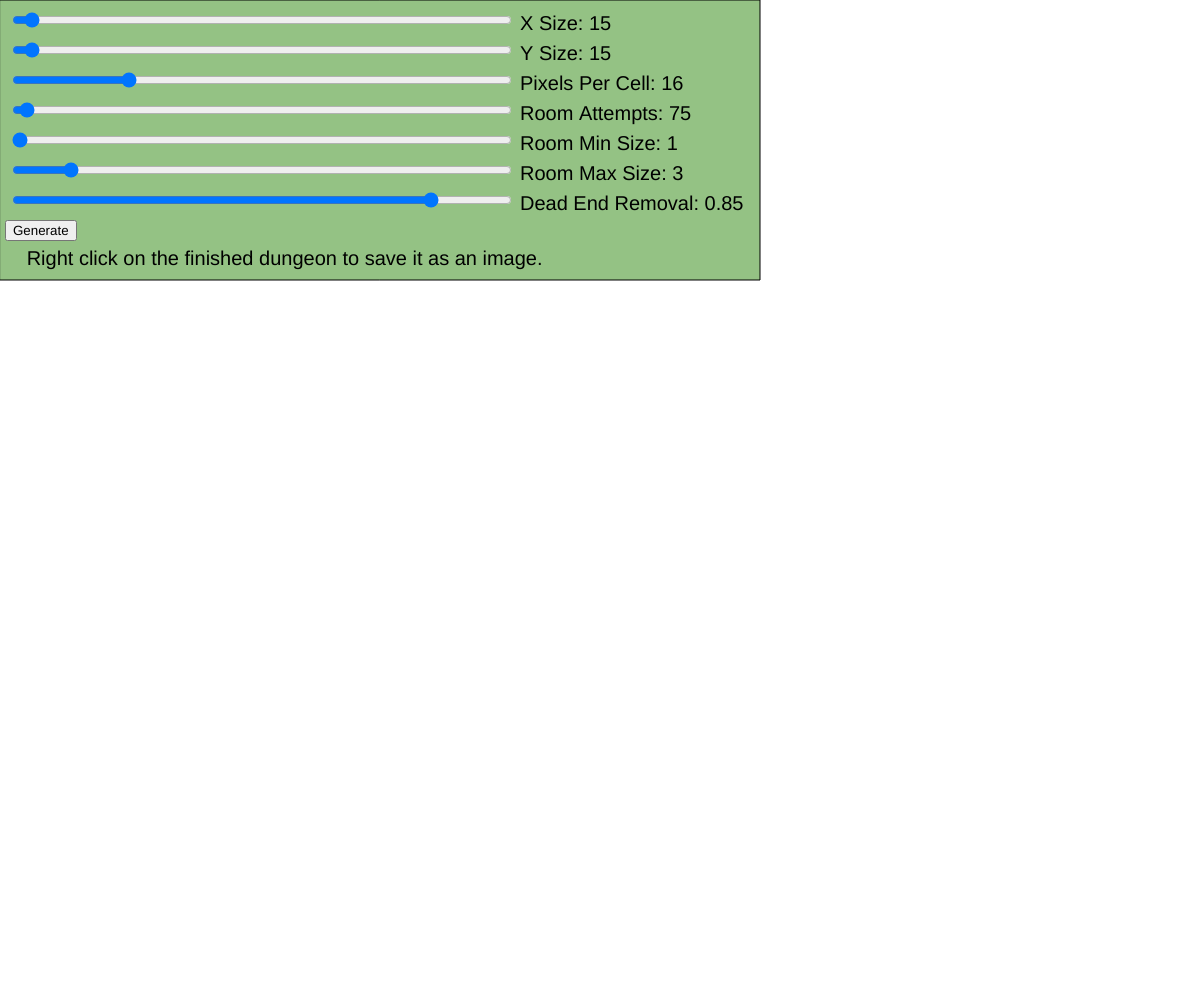
Frame 1 (no input)
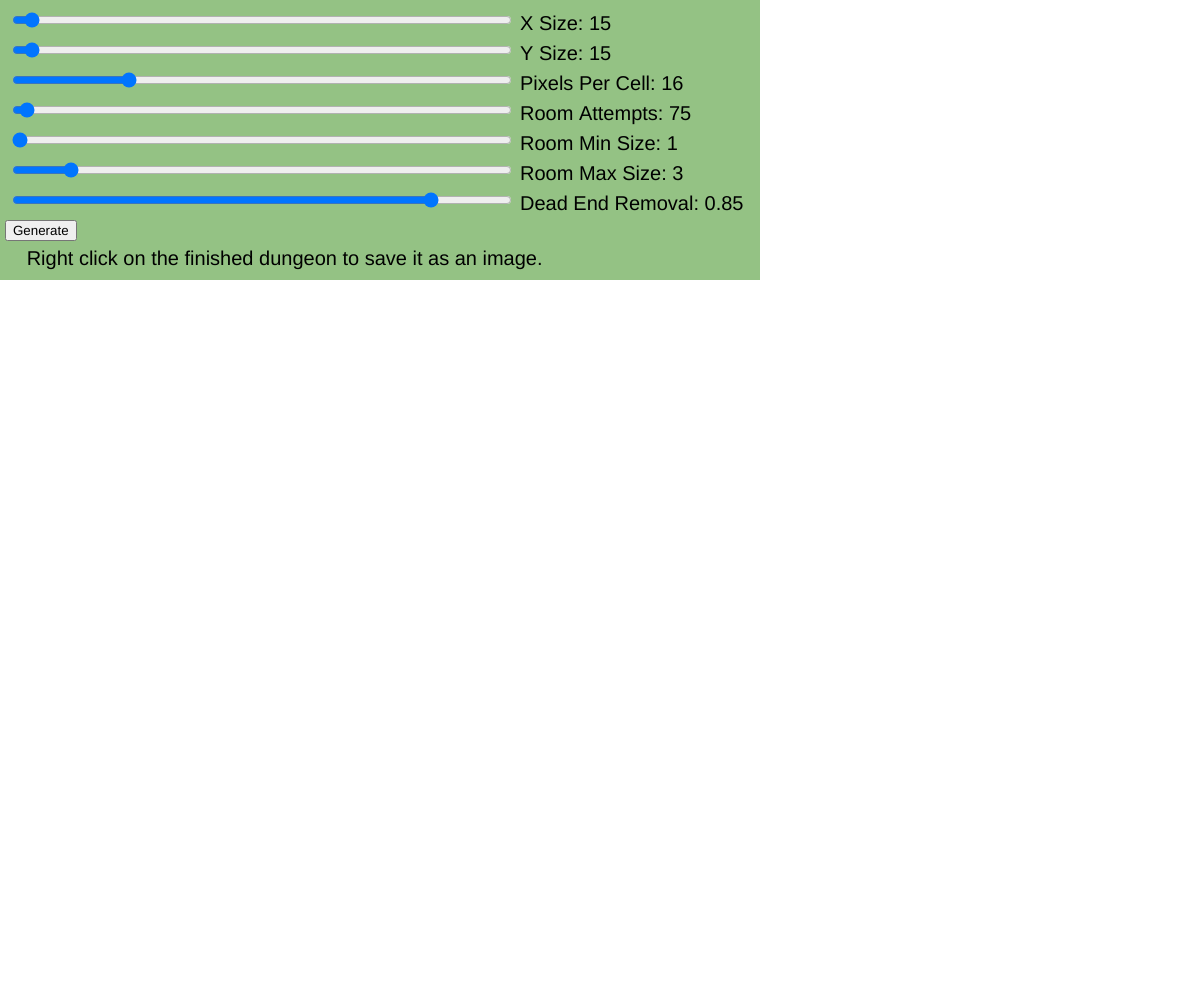
Frame 60 (no input)
Frame 120 (the mouse pressed at the canvas centre since frame 60): identical to frame 60, image omitted

The p5.js sketch that drew these frames (run headless with seeded random() and noise() and a simulated clock; from frame 60 on, the mouse is pressed at the canvas centre):

// p5.js sketch
// ── sketch.js
// Birbs/Boids
// Timothy Letkeman
// Wednesday 5th September, 2019
//
// Extra for Experts:
// - more complicated than expected of cs30 because it deals with classes and whatnot
// - Gui for editing rules
// - decently complicated to implement all of the rules

const Passage = {
	Unused: 0,
	Open: 1,
	Blocked: 2
};

const Directions = {
	North: 0,
	East: 1,
	South: 2,
	West: 3
};

class MazeCell 
{
	constructor(x, y) 
	{
		this.x = x;
		this.y = y;

		this.region = -1;
		this.walled = true;

		this.r = closedBrightness;
		this.g = closedBrightness;
		this.b = closedBrightness;
	}

	render()
	{
		if (this.r === 0 && this.g === 0 && this.b === 0)
		{
			return;
		}
		if (cellOutline)
		{
			stroke(this.r - 130, this.g - 130, this.b - 130);
		}
		fill(this.r, this.g, this.b);
		rect(this.x * pixelsPerCell, this.y * pixelsPerCell, pixelsPerCell, pixelsPerCell)
	}

	setOpen()
	{
		this.r = openBrightness;
		this.g = openBrightness;
		this.b = openBrightness;

		this.walled = false;
	}

	setClosed()
	{
		this.r = closedBrightness;
		this.g = closedBrightness;
		this.b = closedBrightness;

		this.walled = true;
	}

	changeColour(newR, newG, newB)
	{
		this.r = newR;
		this.g = newG;
		this.b = newB;
	}
}

class VertexMazeCell extends MazeCell
{
	constructor(x, y) 
	{
		super(x, y);
		this.allCells = null;
		this.isStart = false;

		this.neighbors = null;
		this.initializedEdgeCount = 0;
		this.passages = new Array(4);
	}

	setup(neighbors, allCells)
	{
		this.neighbors = neighbors;
		this.allCells = allCells;
		for (let i = 0; i < 4; i++)
		{
			this.passages[i] = Passage.Unused;
		}
	}

	setStart()
	{
		this.isStart = true;
		this.changeColour(0,255,0);
	}

	awake(region)
	{
		this.region = region;
		this.walled = false;
		this.setOpen();
	}

	setPassage(direction, type)
	{
		this.setSoloPassage(direction, type);
		if (type == Passage.Open)
		{
			this.allCells[this.x + VertexMazeCell.getDirectionX(direction)][this.y + VertexMazeCell.getDirectionY(direction)].setOpen();
			this.allCells[this.x + VertexMazeCell.getDirectionX(direction)][this.y + VertexMazeCell.getDirectionY(direction)].region = this.region;
		}
		if (this.neighbors[direction] !== null)
		{
			this.neighbors[direction].setSoloPassage((direction + 2) % 4, type);
		}
	}

	get getAvailableDirection()
	{
		let skips = floor(random(0, 4 - this.initializedEdgeCount));
		for (let i = 0; i < 4; i++)
		{
			if (this.passages[i] == Passage.Unused)
			{
				if (skips == 0)
				{
					return i;
				}
				skips -= 1;
			}
		}
		return NaN;
	}

	setSoloPassage(direction, type)
	{
		this.initializedEdgeCount++;
		this.passages[direction] = type;
	}

	static getDirectionX(direction)
	{			// East			 	// West
		return direction == 1 ? 1 : direction == 3 ? -1 : 0
	}

	static getDirectionY(direction)
	{			// North			 // South
		return direction == 0 ? 1 : direction == 2 ? -1 : 0
	}
}

const openBrightness = 255;

const closedBrightness = 0;

//preset values
let roomAttempts = 80;
let roomMaxSize = 3;
let roomMinSize = 1;

let deadEndRemoval = 0.85;
let pixelsPerCell = 16;
let cellOutline = true;

let cells;

let cols;
let vertexCols = 15;
let rows;
let vertexRows = 15;

let activeCells;
let curRegion;
let startCell;
let rooms;

let hasGenerated = false;

let xSizeSlider;
let ySizeSlider;
let pixelsPerCellSlider;
let roomAttemptsSlider;
let roomMinSizeSlider;
let roomMaxSizeSlider;
let deadEndRemovalSlider;

let generateButton;

function get2dArray(cols, rows)
{
	//returns an empty two dimensional array with the given rows and columns
	let returnable = new Array(cols);
    for (let i = 0; i < cols; i++)
  	{
    	returnable[i] = new Array(rows);
  	}
 	return returnable;
}

function setup() 
{
	//caps frames at 60
	frameRate(100);
	//Basic setup of starting flight area 
	createCanvas(windowWidth, windowHeight);

	//gui elements to edit rules
	xSizeSlider = createSlider(5, 400, vertexCols, 5);
	xSizeSlider.position(10, 10);
	xSizeSlider.style('width', '500px');

	ySizeSlider = createSlider(5, 400, vertexRows, 5);
	ySizeSlider.position(10, 40);
	ySizeSlider.style('width', '500px');

	pixelsPerCellSlider = createSlider(2, 64, pixelsPerCell, 1);
	pixelsPerCellSlider.position(10, 70);
	pixelsPerCellSlider.style('width', '500px');

	roomAttemptsSlider = createSlider(0, 5000, roomAttempts, 25);
	roomAttemptsSlider.position(10, 100);
	roomAttemptsSlider.style('width', '500px');

	roomMinSizeSlider = createSlider(1, 20, roomMinSize, 1);
	roomMinSizeSlider.position(10, 130);
	roomMinSizeSlider.style('width', '500px');

	roomMaxSizeSlider = createSlider(1, 20, roomMaxSize, 1);
	roomMaxSizeSlider.position(10, 160);
	roomMaxSizeSlider.style('width', '500px');

	deadEndRemovalSlider = createSlider(0, 1, deadEndRemoval, 0.01);
	deadEndRemovalSlider.position(10, 190);
	deadEndRemovalSlider.style('width', '500px');

	generateButton = createButton('Generate');
	generateButton.position(5, 220);
	generateButton.mousePressed(reset);
}

function reset()
{
	vertexCols = xSizeSlider.value();
	vertexRows = ySizeSlider.value();
	pixelsPerCell = pixelsPerCellSlider.value();
	roomAttempts = roomAttemptsSlider.value();
	if (roomAttempts == 0)
	{
		roomAttempts = 1;
	}
	roomMinSize = roomMinSizeSlider.value();
	roomMaxSize = roomMaxSizeSlider.value();
	deadEndRemoval = deadEndRemovalSlider.value();

	xSizeSlider.remove();
	ySizeSlider.remove();
	pixelsPerCellSlider.remove();
	roomAttemptsSlider.remove();
	roomMinSizeSlider.remove();
	roomMaxSizeSlider.remove();
	deadEndRemovalSlider.remove();
	generateButton.remove();

	cols = vertexCols * 2 + 1;
	rows = vertexRows * 2 + 1;

	hasGenerated = true;
	createCanvas(cols * pixelsPerCell, rows * pixelsPerCell);

	cells = get2dArray(cols, rows);
	for (let x = 0; x < cols; x++)
	{
		for (let y = 0; y < rows; y++)
		{
			if (x % 2 == 1 && y % 2 == 1)
			{
				cells[x][y] = new VertexMazeCell(x, y);
			}
			else
			{
				cells[x][y] = new MazeCell(x, y);
			}
		}
	}

	for (let x = 0; x < cols; x++)
	{
		for (let y = 0; y < rows; y++)
		{
			if (x % 2 == 1 && y % 2 == 1)
			{
				cells[x][y].setup([getCell(x, y + 2), getCell(x + 2, y), getCell(x, y - 2), getCell(x - 2, y)], cells);
			}
		}
	}

	generate();
}

function generate()
{
	curRegion = 0;

	generateRooms();
	generateMaze();
	connectRegions();
	removeDeadEnds();
	setEnd();
	render();
}

function generateRooms()
{
	rooms = new Array();
	for (let i = 0; i < roomAttempts; i++)
	{
		let xSize = floor(random(roomMinSize, roomMaxSize + 1));
		let ySize = floor(random(roomMinSize, roomMaxSize + 1));

		let xPos = floor(random(0, vertexCols - xSize));
		let yPos = floor(random(0, vertexRows - ySize));

		if (xPos + xSize < vertexCols && yPos + ySize < vertexRows)
		{
			let succeded = true;
			for (let x = xPos; x < xPos + xSize + 1; x++)
			{
				for (let y = yPos; y < yPos + ySize + 1; y++)
				{
					if (!cells[x * 2 + 1][y * 2 + 1].walled)
					{
						succeded = false;
						break;
					}
				}
				if (!succeded)
				{
					break;
				}
			}
			if (succeded)
			{
				let colour = floor(random(0,3));
				let r;
				let g;
				let b;
				
				if (colour == 0)
				{
					r = 255 - floor(random(0, 50));
					g = 255 - floor(random(30, 140));
					b = 255 - floor(random(30, 140));
				}
				else if (colour == 1)
				{
					r = 255 - floor(random(30, 140));
					g = 255 - floor(random(0, 50));
					b = 255 - floor(random(30, 140));
				}
				else
				{
					r = 255 - floor(random(30, 140));
					g = 255 - floor(random(30, 140));
					b = 255 - floor(random(0, 50));
				}

				for (let x = xPos * 2 + 1; x < (xPos + xSize) * 2 + 2; x++)
				{
					for (let y = yPos * 2 + 1; y < (yPos + ySize) * 2 + 2; y++)
					{
						cells[x][y].walled = false;
						cells[x][y].changeColour(r,g,b);
						cells[x][y].region = curRegion;
					}
				}
				rooms.push([xPos, yPos, xSize, ySize]);
				curRegion++;
			}
		}
	}
}

function generateMaze()
{
	let pos = getValidPosition();
	while (pos !== null)
	{
		activeCells = new Array();
		activeCells.push(cells[pos[0]][pos[1]]);
		activeCells[0].awake(curRegion);

		while (activeCells.length > 0)
		{
			doMazeGen();
		}
		curRegion++;
		pos = getValidPosition();
	}
}

function connectRegions()
{
	let regions = new Array(curRegion);
	for (let i = 0; i < curRegion; i++)
	{
		regions[i] = new Array();
	}

	for (let x = 1; x < cols - 1; x++)
	{
		for (let y = 1; y < rows - 1; y++)
		{
			for (let d = 0; d < 4; d++) 
			{
				//Dont go off the edge looking for connections	
				if ((y == 1 || y == 2) && d == 2)
				{
					continue;
				} 
				if ((x == 1 || x == 2) && d == 3)
				{
					continue;
				} 
				if ((y == rows - 2 || y == rows - 3) && d == 0)
				{
					continue;
				} 
				if ((x == cols - 2 || x == cols - 3) && d == 1)
				{
					continue;
				} 

				let cellOne = cells[x][y];
				let cellTwo = cells[x + VertexMazeCell.getDirectionX(d) * 2][y + VertexMazeCell.getDirectionY(d) * 2];

				if (cellOne.region !== -1 && cellTwo.region !== -1 && cellOne.region !== cellTwo.region)
				{
					regions[cellOne.region].push([cellTwo.region, x + VertexMazeCell.getDirectionX(d), y + VertexMazeCell.getDirectionY(d)]);
				}
			}
		}
	}
	//[0] == otherRegion, [1] == x, [2] == y
	let mergedRegions = new Array(0);
	mergedRegions.push(0);
	while (regions[0].length > 0)
	{
		let connection = regions[0][floor(random(0, regions[0].length))];
		cells[connection[1]][connection[2]].setOpen();

		while (regions[connection[0]].length > 0)
		{
			regions[0].push(regions[connection[0]].pop());
		}

		mergedRegions.push(connection[0]);
		for (let j = 0; j < regions[0].length; j++)
		{
			if (mergedRegions.includes(regions[0][j][0]))
			{
				regions[0].splice(j, 1);
				j--;
			}
		}
	}
}

function removeDeadEnds()
{
	let deadEnds = new Array();
	for (let x = 0; x < vertexCols; x++)
	{
		for (let y = 0; y < vertexRows; y++)
		{
			let dir = isDeadEnd([x * 2 + 1, y * 2 + 1]);
			if (dir !== null)
			{
				deadEnds.push([dir, x * 2 + 1, y * 2 + 1]);
			}
		}
	}

	//set a dead end as the start
	let index = floor(random(0, deadEnds.length));
	startCell = cells[deadEnds[index][1]][deadEnds[index][2]];
	deadEnds.splice(index, 1);
	startCell.setStart();

	//kill deadends
	for (let i = 0; i < deadEnds.length; i++)
	{
		if (random(1) < deadEndRemoval)
		{
			let pos = [deadEnds[i][1], deadEnds[i][2]];
			let dir = deadEnds[i][0];
			while (dir !== null)
			{
				cells[pos[0]][pos[1]].setClosed();
				pos[0] = pos[0] + VertexMazeCell.getDirectionX(dir);
				pos[1] = pos[1] + VertexMazeCell.getDirectionY(dir);
				dir = isDeadEnd(pos);
			}
		}
	}
}

function setEnd()
{
	//picks farthest room (with randomness)

	let heighestDistance = -5318008; // heh boobies
	let heighestRoomIndex = -1;
	for (let i = 0; i < rooms.length; i++) //0 == xPos, 1 == yPos, 2 == xSize, 3 == ySize
	{
		let distance = (Math.abs(startCell.x - rooms[i][0] * 2 + 1 + rooms[i][2] / 2) +  Math.abs(startCell.y - rooms[i][1] * 2 + 1 + rooms[i][3] / 2)) * random(0.5, 1);
		print(distance);
		if (distance > heighestDistance)
		{
			heighestDistance = distance;
			heighestRoomIndex = i;
		}
	}

	//set one of the non-edge cells in the room to 
	cells[rooms[heighestRoomIndex][0] * 2 + 2 + floor(random(0, rooms[heighestRoomIndex][2] * 2 - 1))][rooms[heighestRoomIndex][1] * 2 + 2 + floor(random(0, rooms[heighestRoomIndex][3] * 2 - 1))].changeColour(255, 0, 0);
}

function isDeadEnd(pos)
{
	let count = 0;
	let dir = null;
	for (let i = 0; i < 4 && count <= 1; i++)
	{
		if (!cells[pos[0] + VertexMazeCell.getDirectionX(i)][pos[1] + VertexMazeCell.getDirectionY(i)].walled)
		{
			dir = i;
			count++;
		}
	}
	return count == 1 ? dir : null;
}

function getValidPosition()
{
	let xStart = floor(random(0, vertexCols));
	let yStart = floor(random(0, vertexRows));

	let x = xStart;
	let y = yStart;

	do
	{
		do
		{
			if (cells[x * 2 + 1][y * 2 + 1].walled)
			{
				return [x * 2 + 1, y * 2 + 1];
			}
			y = (y + 1) % vertexRows;
		} while(y != yStart)
		x = (x + 1) % vertexCols;
	} while(x != xStart)

	return null;
}

function isInBounds(x, y)
{
	return x >= 0 && y >= 0 && x < cols - 1 / 2 && y < rows - 1 / 2;
}

function doMazeGen()
{
	let curIndex = activeCells.length - 1;

	if (activeCells[curIndex].initializedEdgeCount === 4)
	{
		activeCells.pop();
		return;
	}

	let dir = activeCells[curIndex].getAvailableDirection;
	let x = activeCells[curIndex].x + VertexMazeCell.getDirectionX(dir) * 2;
	let y = activeCells[curIndex].y + VertexMazeCell.getDirectionY(dir) * 2;

	if (isInBounds(x,y) && cells[x][y].walled)
	{
		activeCells[curIndex].setPassage(dir, Passage.Open);
		activeCells.push(cells[x][y]);
		cells[x][y].awake(curRegion);
	}
	else
	{
		activeCells[curIndex].setPassage(dir, Passage.Blocked);
	}
}

function getCell(x, y)
{
	if (x >= 0 && y >= 0 && x < cols && y < rows)
	{
		return cells[x][y];
	}
	return null;
}

function render() 
{
	//draw background colour
	background(0);
	noStroke();
	strokeWeight(0.5); 

	for (let x = 0; x < cols; x++)
	{
		for (let y = 0; y < rows; y++)
		{
			cells[x][y].render();
		}
	}
}

function draw()
{
	if (!hasGenerated)
	{	
		background(255);

		fill('rgba(30%,60%,20%,0.6)');
		rect(0,0,760,280);

		textSize(20);
		fill(0);
		noStroke();

		text('X Size: ' + xSizeSlider.value(), 520, 30);
		text('Y Size: ' + ySizeSlider.value(), 520, 60);
		text('Pixels Per Cell: ' + pixelsPerCellSlider.value(), 520, 90);
		if (roomAttemptsSlider.value() == 0)
		{
			text('Room Attempts: 1', 520, 120);
		}
		else
		{
			text('Room Attempts: ' + roomAttemptsSlider.value(), 520, 120);
		}
		text('Room Min Size: ' + roomMinSizeSlider.value(), 520, 150);
		text('Room Max Size: ' + roomMaxSizeSlider.value(), 520, 180);
		text('Dead End Removal: ' + deadEndRemovalSlider.value(), 520, 210);
		text('   Right click on the finished dungeon to save it as an image.', 10, 265);
	}
}
